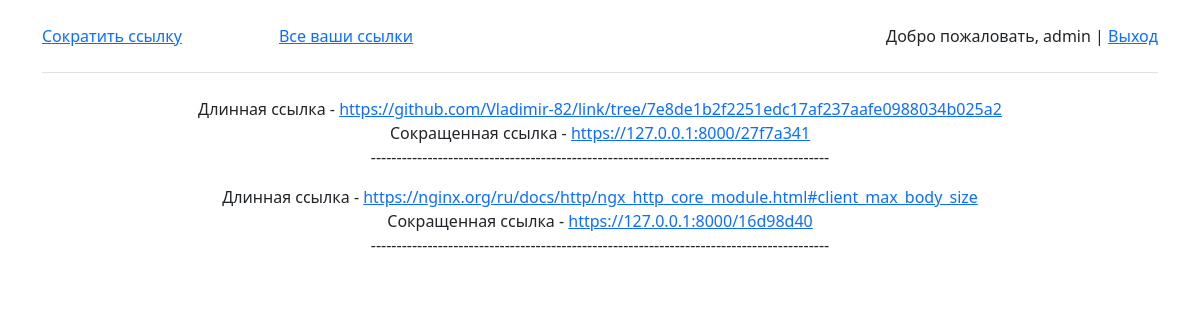
The page /show/ (signed in) on the database as committed earlier.
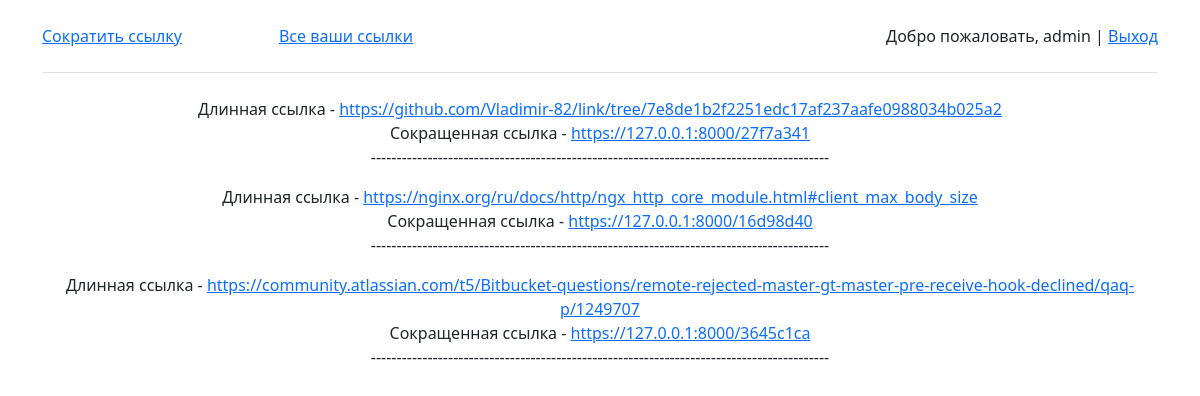
The same page on the database as committed later.
### app/models.py (models this page shows, shortened)
class Link(models.Model):
    author = models.ForeignKey(User, on_delete=models.CASCADE, null=True)
    link = models.URLField(max_length=1000)
    short_link = models.URLField(max_length=1000)

### app/views.py (the view)
# urls.py: path('show/', show, name='show'),
def show(request):
    current_user = request.user.id
    links = Link.objects.filter(author=current_user)
    if request.user.is_authenticated:
        return render(request, 'app/show.html', {"links": links})
    else:
        return render(request, 'app/show.html', {'message': Message.unauthorized})

### app/templates/app/show.html (shortened to what this page needs)
{% extends "app/basic.html" %}
{% block content %}
{% if message %}
    <b>{{ message }}</b>
{% else %}
{% for link in links %}
    Длинная ссылка - <a href="{{ link.link }}"> {{ link.link }} </a><br>
    Сокращенная ссылка - <a href="{{ link.link }}"> {{ link.short_link }} </a>
    <p> ----------------------------------------------------------------------------------------- </p>
{% endfor %}
{% endif %}
{% endblock %}

### app/templates/app/basic.html (shortened to what this page needs)
<!DOCTYPE html>
<html lang="en">
<head>
    <link href="https://cdn.jsdelivr.net/npm/bootstrap@5.0.2/dist/css/bootstrap.min.css" rel="stylesheet">
</head>
<body>
<div class="container">
    <header class="d-flex flex-wrap align-items-center justify-content-center justify-content-md-between py-3 mb-4 border-bottom">
    <a href="{% url 'create' %}">Сократить ссылку</a>
    <a href="{% url 'show' %}">Все ваши ссылки</a>
      <a href="/" class="d-flex align-items-center col-md-3 mb-2 mb-md-0 text-dark text-decoration-none">
        <svg class="bi me-2" width="40" height="32" role="img" aria-label="Bootstrap"><use xlink:href="#bootstrap"></use></svg>
      </a>
        <span class="navbar-text">
            {% if request.user.is_authenticated %}
            Добро пожаловать, {{ user.username }} | <a href="{% url 'logout' %}">Выход</a>
            {% else %}
            <a href="{% url 'register' %}">Register</a> | <a href="{% url 'login' %}">Login</a>
            {% endif %}
        </span>
    </header>
</div>
<div class="container themed-container text-center">
    {% block content %}
    {% endblock %}
</div>
</body>
</html>

Rows that differ between the two databases and show on the page:
added Link: link "https://community.atlassian.com/t5/Bitbucket-questions/remote-rejected-master-gt-master-pre-receive-hook-declined/qaq-p/1249707", short_link "https://127.0.0.1:8000/3645c1ca"
